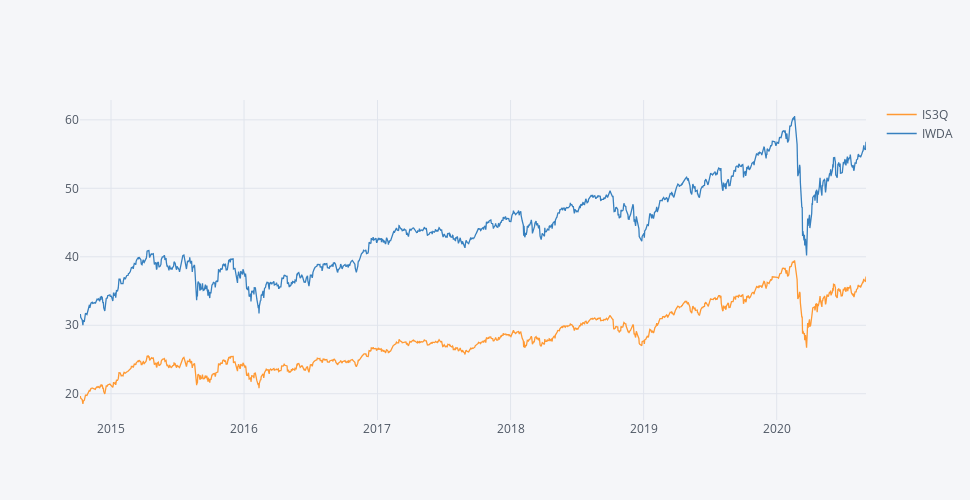

This figure's notebook cell:
### Markdown cell above
A função merge_time_series tem algumas opções que serão usadas no futuro. Por enquanto apenas usaremos a how='inner'. Quer dizer que juntamos as séries temporais apenas em dias que ambas "existiram". Resumindo, dias em que há preços para ambos os ETFs.

Vamos agora fazer o gráfico de ambas os ETFs.

### Code cell
ETFs.iplot(dimensions=pa.dimensions)

### Figure 1 — Plotly figure (JSON) as saved in the notebook; plotly's stock layout.template omitted (floating-point values rounded to 4 significant figures; data arrays with more than 128 entries replaced by an {"elided": "..."} marker saying what was removed)
{"data": [{"line": {"color": "rgba(255, 153, 51, 1.0)", "dash": "solid", "shape": "linear", "width": 1.3}, "mode": "lines", "name": "IS3Q", "text": "", "type": "scatter", "x": {"elided": "1485 str values"}, "y": {"elided": "1485 float values"}}, {"line": {"color": "rgba(55, 128, 191, 1.0)", "dash": "solid", "shape": "linear", "width": 1.3}, "mode": "lines", "name": "IWDA", "text": "", "type": "scatter", "x": {"elided": "1485 str values"}, "y": {"elided": "1485 float values"}}], "layout": {"height": 500, "legend": {"bgcolor": "#F5F6F9", "font": {"color": "#4D5663"}}, "paper_bgcolor": "#F5F6F9", "plot_bgcolor": "#F5F6F9", "title": {"font": {"color": "#4D5663"}}, "width": 970, "xaxis": {"autorange": true, "gridcolor": "#E1E5ED", "range": ["2014-10-08", "2020-09-02"], "showgrid": true, "tickfont": {"color": "#4D5663"}, "title": {"font": {"color": "#4D5663"}, "text": ""}, "type": "date", "zerolinecolor": "#E1E5ED"}, "yaxis": {"autorange": true, "gridcolor": "#E1E5ED", "range": [16.16, 62.9], "showgrid": true, "tickfont": {"color": "#4D5663"}, "title": {"font": {"color": "#4D5663"}, "text": ""}, "type": "linear", "zerolinecolor": "#E1E5ED"}}}
